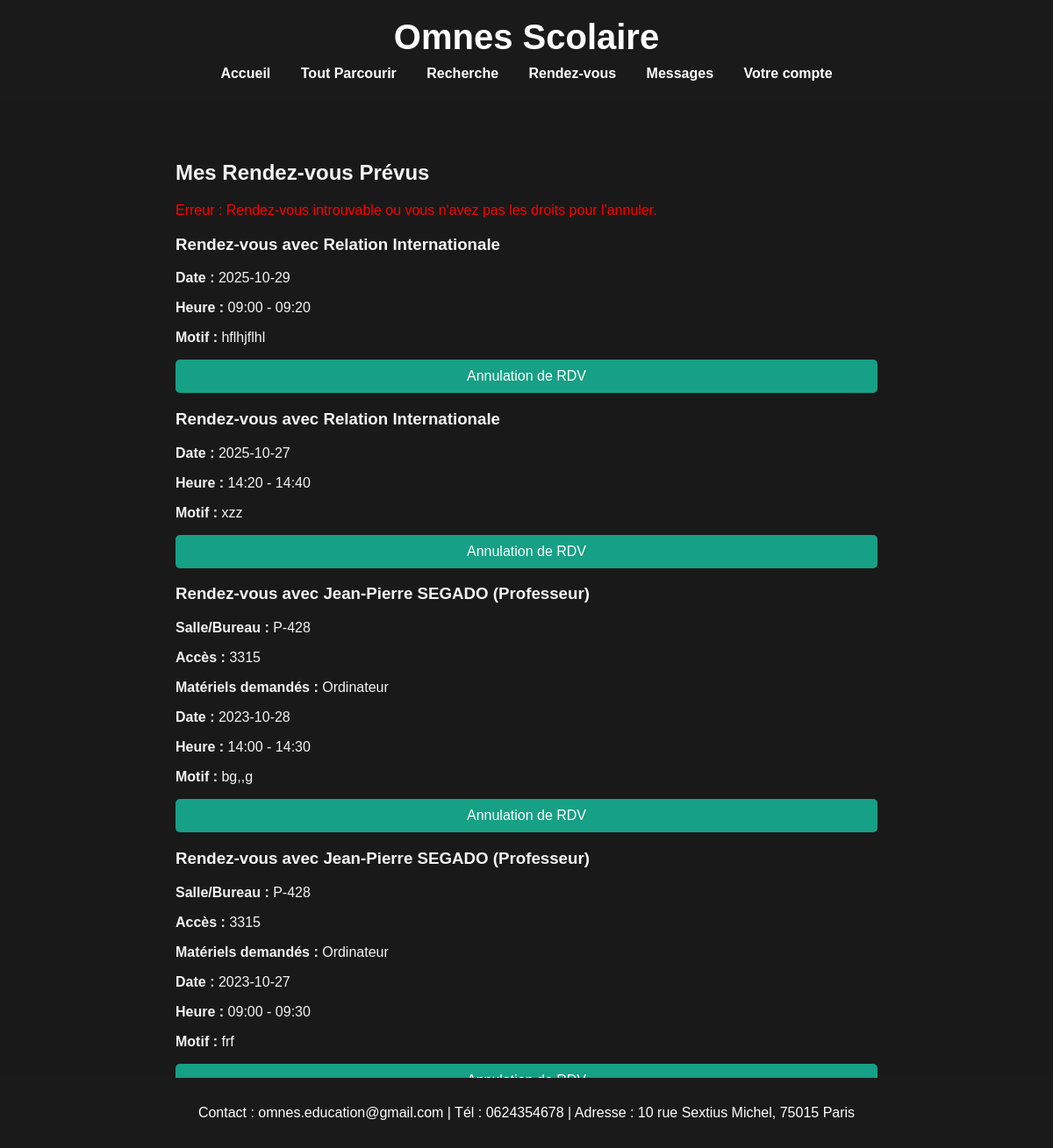
The page /rendezvous.php?erreur=rdv_introuvable (signed in) on the database its author committed.
### tables this page shows
CREATE TABLE IF NOT EXISTS `rendezvous` (
  `id` int NOT NULL AUTO_INCREMENT,
  `client_id` int NOT NULL,
  `professeur_id` int DEFAULT NULL,
  `creneau_id` int NOT NULL,
  `motif` text,
  `created_at` datetime DEFAULT CURRENT_TIMESTAMP,
  `service_id` int DEFAULT NULL,
  PRIMARY KEY (`id`),
  UNIQUE KEY `unique_creneau` (`creneau_id`),
  KEY `client_id` (`client_id`),
  KEY `professeur_id` (`professeur_id`)
);

CREATE TABLE IF NOT EXISTS `services` (
  `id` int NOT NULL AUTO_INCREMENT,
  `nom` varchar(191) NOT NULL,
  `description` text,
  PRIMARY KEY (`id`),
  UNIQUE KEY `nom` (`nom`)
);

CREATE TABLE IF NOT EXISTS `creneaux_disponibles` (
  `id` int NOT NULL AUTO_INCREMENT,
  `professeur_id` int DEFAULT NULL,
  `date` date NOT NULL,
  `heure_debut` time NOT NULL,
  `heure_fin` time NOT NULL,
  `statut` enum('disponible','reservé','annulé') DEFAULT 'disponible',
  `created_at` datetime DEFAULT CURRENT_TIMESTAMP,
  `updated_at` datetime DEFAULT CURRENT_TIMESTAMP ON UPDATE CURRENT_TIMESTAMP,
  `service_id` int DEFAULT NULL,
  PRIMARY KEY (`id`),
  KEY `professeur_id` (`professeur_id`)
);

CREATE TABLE IF NOT EXISTS `professeurs` (
  `id` int NOT NULL AUTO_INCREMENT,
  `nom` varchar(100) NOT NULL,
  `prenom` varchar(100) NOT NULL,
  `photo` varchar(255) DEFAULT NULL,
  `bureau` varchar(50) DEFAULT NULL,
  `telephone` varchar(20) DEFAULT NULL,
  `email` varchar(100) DEFAULT NULL,
  `disponibilite` text,
  `cv` varchar(255) DEFAULT NULL,
  `departement_id` int DEFAULT NULL,
  `acces` text,
  `materielles_demandes` text,
  `laboratoire_recherche` varchar(255) DEFAULT NULL,
  `utilisateur_id` int DEFAULT NULL,
  PRIMARY KEY (`id`),
  UNIQUE KEY `utilisateur_id` (`utilisateur_id`),
  KEY `departement_id` (`departement_id`)
);

### rendezvous.php (the view, shortened to what this page needs)
<?php
require_once 'config.php';
$u = $_SESSION['utilisateur'];
$user_id = $u['id'];
$user_type = $u['type'];
$rendezvous = [];
if ($user_type === 'client') {
    $sql = "SELECT
                r.id as rdv_id,
                -- Sélectionne le nom du professeur ou du service
                COALESCE(p.nom, s.nom) as interlocuteur_nom,
                COALESCE(p.prenom, '') as interlocuteur_prenom, -- Prénom du professeur (vide pour service)
                p.bureau,
                p.telephone as interlocuteur_telephone,
                p.email as interlocuteur_email,
                p.acces,
                p.materielles_demandes,
                s.nom as service_nom, -- Nom du service (NULL pour professeur)
                cd.date as creneau_date,
                cd.heure_debut as creneau_heure_debut,
                cd.heure_fin as creneau_heure_fin,
                r.motif
            FROM rendezvous r
            LEFT JOIN professeurs p ON r.professeur_id = p.id
            JOIN creneaux_disponibles cd ON r.creneau_id = cd.id
            LEFT JOIN services s ON r.service_id = s.id
            WHERE r.client_id = ? AND (r.professeur_id IS NOT NULL OR r.service_id IS NOT NULL) -- S'assurer qu'il est lié soit à un prof, soit à un service
            ORDER BY cd.date DESC, cd.heure_debut ASC";
    $stmt = $pdo->prepare($sql);
    $stmt->execute([$user_id]);
    $rendezvous = $stmt->fetchAll(PDO::FETCH_ASSOC);
}
?>
<!DOCTYPE html>
<html lang="fr">
<head>
    <link rel="stylesheet" href="style.css">
</head>
<body>
    <header>
        <h1>Omnes Scolaire</h1>
        <nav>
            <a href="index.php">Accueil</a>
            <a href="parcourir.php">Tout Parcourir</a>
            <a href="recherche.php">Recherche</a>
            <a href="rendezvous.php">Rendez-vous</a>
            <?php if (isset($_SESSION['utilisateur'])): ?>
                <a href="messages.php">Messages</a>
                <a href="compte.php">Votre compte</a>
            <?php else: ?>
                <a href="connexion.php">Connexion</a>
            <?php endif; ?>
        </nav>
    </header>
    <main>
        <h2>Mes Rendez-vous Prévus</h2>
        <?php if (isset($_GET['erreur'])): ?>
            <?php if ($_GET['erreur'] === 'rdv_introuvable'): ?>
                <p style="color: red;">Erreur : Rendez-vous introuvable ou vous n'avez pas les droits pour l'annuler.</p>
            <?php elseif ($_GET['erreur'] === 'annulation_echec'): ?>
                <p style="color: red;">Erreur : Une erreur est survenue lors de l'annulation du rendez-vous. Veuillez réessayer.</p>
            <?php endif; ?>
        <?php endif; ?>
        <?php if (count($rendezvous) > 0): ?>
            <div class="rendezvous-list">
                <?php foreach ($rendezvous as $rdv): ?>
                    <div class="rendezvous-card">
                        <?php if ($user_type === 'client'):  ?>
                            <?php if (!empty($rdv['service_nom'])):  ?>
                                <h3>Rendez-vous avec <?php echo htmlspecialchars($rdv['service_nom']); ?></h3>
                            <?php else:  ?>
                                <h3>Rendez-vous avec <?php echo htmlspecialchars($rdv['interlocuteur_prenom'] . ' ' . $rdv['interlocuteur_nom']); ?> (Professeur)</h3>
                            <?php endif; ?>
                            <?php if (!empty($rdv['bureau'])):  ?>
                                <p><b>Salle/Bureau :</b> <?php echo htmlspecialchars($rdv['bureau'] ?? 'N/A'); ?></p>
                            <?php endif; ?>
                            <?php if (!empty($rdv['acces'])): ?>
                                <p><b>Accès :</b> <?php echo htmlspecialchars($rdv['acces']); ?></p>
                            <?php endif; ?>
                            <?php if (!empty($rdv['materielles_demandes'])): ?>
                                <p><b>Matériels demandés :</b> <?php echo htmlspecialchars($rdv['materielles_demandes']); ?></p>
                            <?php endif; ?>
                        <?php endif; ?>
                        <p><b>Date :</b> <?php echo htmlspecialchars($rdv['creneau_date']); ?></p>
                        <p><b>Heure :</b> <?php echo htmlspecialchars(substr($rdv['creneau_heure_debut'], 0, 5) . ' - ' . substr($rdv['creneau_heure_fin'], 0, 5)); ?></p>
                        <p><b>Motif :</b> <?php echo nl2br(htmlspecialchars($rdv['motif'])); ?></p>
                        <div class="rendezvous-actions">
                             <?php if ($user_type === 'client'):  ?>
                                <a href="annuler_rdv.php?rdv_id=<?php echo $rdv['rdv_id']; ?>" class="action-btn cancel-btn" onclick="return confirm('Êtes-vous sûr de vouloir annuler ce rendez-vous ?');">Annulation de RDV</a>
                             <?php endif; ?>
                        </div>
                    </div>
                <?php endforeach; ?>
            </div>
        <?php else: ?>
            <p>Vous n'avez aucun rendez-vous prévu pour le moment.</p>
        <?php endif; ?>
    </main>
    <footer>
        <p>Contact : omnes.education@gmail.com | Tél : 0624354678 | Adresse : 10 rue Sextius Michel, 75015 Paris</p>
    </footer>
</body>
</html>

### style.css (style rules this page uses)
html, body { margin: 0; padding: 0; width: 100%; overflow-x: hidden; }
body { font-family: Arial, sans-serif; color: #f4f4f4; background: #333; background-attachment: fixed; }
header { background: #1a1a1a; color: #fff; padding: 20px 0 10px 0; text-align: center; }
header h1 { margin: 0 0 10px 0; font-size: 2.5em; color: #ffffff; }
nav { margin-bottom: 10px; }
nav a { color: #fff; text-decoration: none; margin: 0 15px; font-weight: bold; transition: color 0.2s; }
main { max-width: 800px; margin: 30px auto; background: none; padding: 20px; }
footer { background: #1a1a1a; color: #fff; text-align: center; padding: 15px 0; position: fixed; width: 100%; bottom: 0; left: 0; z-index: 1; }
h1 { text-align: center; color: #ffffff; }
.action-btn { display: block; background: #16a085; color: #fff; text-decoration: none; padding: 8px 0; border-radius: 5px; text-align: center; margin-bottom: 8px; transition: background 0.2s; }
.action-btn { display: block; background: #16a085; color: #fff; text-decoration: none; padding: 10px 0; border-radius: 5px; text-align: center; transition: background 0.2s; }
body::after { content: ''; position: fixed; top: 0; left: 0; width: 100%; height: 100%; background-color: rgba(0, 0, 0, 0.5); z-index: -1; }

### rows shown on the page
rendezvous: service.nom "Relation Internationale", creneaux_disponibles.date "2025-10-29", creneaux_disponibles.heure_debut+heure_fin "09:00 - 09:20", motif "hflhjflhl"
rendezvous: service.nom "Relation Internationale", creneaux_disponibles.date "2025-10-27", creneaux_disponibles.heure_debut+heure_fin "14:20 - 14:40", motif "xzz"
rendezvous: interlocuteur_nom "Jean-Pierre SEGADO", professeur.bureau "P-428", professeur.acces "3315", professeur.materielles_demandes "Ordinateur", creneaux_disponibles.date "2023-10-28", creneaux_disponibles.heure_debut+heure_fin "14:00 - 14:30", motif "bg,,g"
rendezvous: interlocuteur_nom "Jean-Pierre SEGADO", professeur.bureau "P-428", professeur.acces "3315", professeur.materielles_demandes "Ordinateur", creneaux_disponibles.date "2023-10-27", creneaux_disponibles.heure_debut+heure_fin "09:00 - 09:30", motif "frf"
